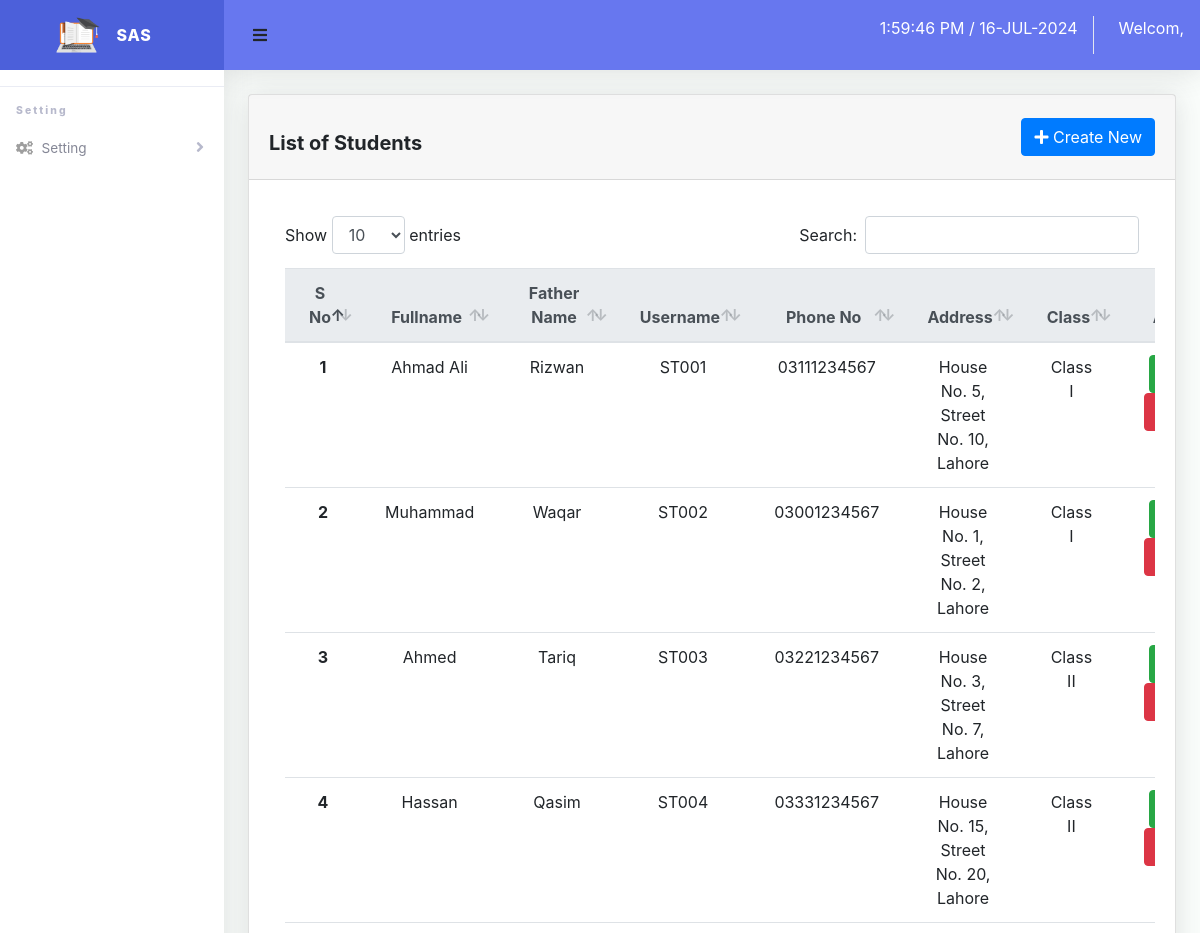
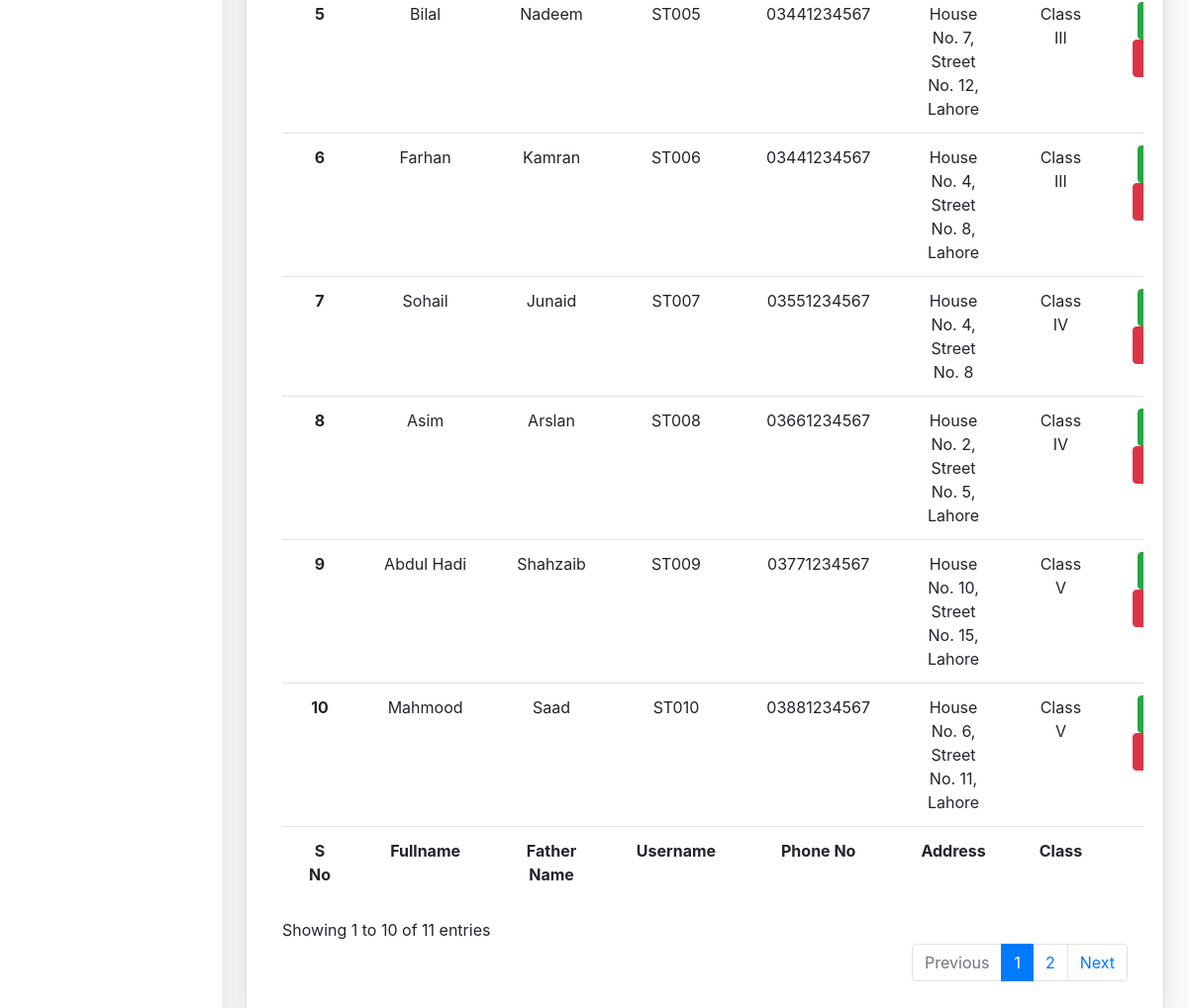
The app's page /admin/user/student.php with its own data (2 pictures, top to bottom).
### tables this page shows
CREATE TABLE `student` (
  `id` int(10) NOT NULL,
  `fullname` varchar(255) NOT NULL,
  `father_name` varchar(255) NOT NULL,
  `username` varchar(255) NOT NULL,
  `password` varchar(255) NOT NULL,
  `address` varchar(255) NOT NULL,
  `phone_no` varchar(255) NOT NULL,
  `class_id` int(10) NOT NULL
);

CREATE TABLE `class` (
  `id` int(10) NOT NULL,
  `name` varchar(255) NOT NULL
);

### include/function.php (called while the page is built, shortened)
<?php
require_once 'config.php';
function query($q)
{
	global $conn;
	$result = mysqli_query($conn, $q);
	if ($result) {
		$data = mysqli_fetch_all($result, MYSQLI_ASSOC);
		return $data;
	} else {
		$msg = array(
			'status' => false,
			'msg' => 'Connection failed: ' . mysqli_error($conn),
		);
	}
	return true;
}

### admin/user/student.php (the view, shortened to what this page needs)
<?php
require_once '../../include/header.php';
require_once '../../include/function.php';
$q = 'SELECT student.*, class.name as class_name FROM student INNER JOIN class ON student.class_id = class.id';
$data = query($q);
?>
<div class="container-fluid">
    <div class="card mb-4">
        <div class="card-header d-flex flex-row align-items-center justify-content-between">
            <h5 class="card-title text-center mt-4 font-weight-bold">List of Students</h5>
            <button href="create-student.php" type="button" class="btn btn-primary modal-load" data-toggle="modal" data-target="#exampleModal">
                <i class="fas fa-plus"></i>
                Create New
            </button>
        </div>
        <div class="card-body">
            <div class="table-responsive p-3">
                <table class="table align-items-center table-flush table-hover text-center" id="dataTableHover">
                    <thead class="thead-light">
                        <tr>
                            <th>S No</th>
                            <th>Fullname</th>
                            <th>Father Name</th>
                            <th>Username</th>
                            <th>Phone No</th>
                            <th>Address</th>
                            <th>Class</th>
                            <th>Action</th>
                        </tr>
                    </thead>
                    <tfoot>
                        <tr>
                            <th>S No</th>
                            <th>Fullname</th>
                            <th>Father Name</th>
                            <th>Username</th>
                            <th>Phone No</th>
                            <th>Address</th>
                            <th>Class</th>
                            <th>Action</th>
                        </tr>
                    </tfoot>
                    <tbody>
                        <?php
                        foreach ($data as $key => $value) {
                            echo  ' <tr class="text-capitalize">
                                        <th>' .  $key + 1 . '</th>
                                        <td>' . $value['fullname'] . '</td>
                                        <td>' . $value['father_name'] . '</td>
                                        <td class="text-uppercase">' . $value['username'] . '</td>
                                        <td>' . $value['phone_no'] . '</td>
                                        <td>' . $value['address'] . '</td>
                                        <td>Class ' . $value['class_name'] . '</td>
                                        <td>
                                            <a class="text-white btn btn-success modal-load" href="edit-student.php?id='
                                . $value['id'] . '"data-toggle="modal" data-target="#exampleModal">Edit</a> |
                                            <a class="text-white btn btn-danger delete" href="student-process.php"
                                            data-id="' . $value['id'] . '">Delete</a>
                                            </td>
                                    </tr>';
                        }
                        ?>
                    </tbody>
                </table>
            </div>
        </div>
    </div>
</div>
<?php
require_once '../../include/footer.php';
?>

### assets/css/style.css (style rules this page uses)
html { font-family: sans-serif; line-height: 1.15; -webkit-text-size-adjust: 100%; -webkit-tap-highlight-color: transparent }
body { margin: 0; font-family: -apple-system, BlinkMacSystemFont, "Segoe UI", Roboto, "Helvetica Neue", Arial, "Noto Sans", sans-serif, "Apple Color Emoji", "Segoe UI Emoji", "Segoe UI Symbol", "Noto Color Emoji"; font-size: 1rem; font-weight: 400; line-height: 1.5; color: #212529; text-align: left; background-color: #fff }
h1, h2, h3, h4, h5, h6 { margin-top: 0; margin-bottom: .5rem }
a { color: #007bff; text-decoration: none; background-color: transparent }
table { border-collapse: collapse }
th { text-align: inherit }
button { border-radius: 0 }
button, input, optgroup, select, textarea { margin: 0; font-family: inherit; font-size: inherit; line-height: inherit }
button, input { overflow: visible }
button, select { text-transform: none }
[type=button], [type=reset], [type=submit], button { -webkit-appearance: button }
[type=button]:not(:disabled), [type=reset]:not(:disabled), [type=submit]:not(:disabled), button:not(:disabled) { cursor: pointer }
.h1, .h2, .h3, .h4, .h5, .h6, h1, h2, h3, h4, h5, h6 { margin-bottom: .5rem; font-weight: 500; line-height: 1.2 }
.h5, h5 { font-size: 1.25rem }
.container, .container-fluid, .container-lg, .container-md, .container-sm, .container-xl { width: 100%; padding-right: 15px; padding-left: 15px; margin-right: auto; margin-left: auto }
.table { width: 100%; margin-bottom: 1rem; color: #212529 }
.table td, .table th { padding: .75rem; vertical-align: top; border-top: 1px solid #dee2e6 }
.table thead th { vertical-align: bottom; border-bottom: 2px solid #dee2e6 }
.table .thead-light th { color: #495057; background-color: #e9ecef; border-color: #dee2e6 }
.table-responsive { display: block; width: 100%; overflow-x: auto; -webkit-overflow-scrolling: touch }
.btn { display: inline-block; font-weight: 400; color: #212529; text-align: center; vertical-align: middle; -webkit-user-select: none; -moz-user-select: none; -ms-user-select: none; user-select: none; background-color: transparent; border: 1px solid transparent; padding: .375rem .75rem; font-size: 1rem; line-height: 1.5; border-radius: .25rem; transition: color .15s ease-in-out, background-color .15s ease-in-out, border-color .15s ease-in-out, box-shadow .15s ease-in-out }
.btn-primary { color: #fff; background-color: #007bff; border-color: #007bff }
.btn-success { color: #fff; background-color: #28a745; border-color: #28a745 }
.btn-danger { color: #fff; background-color: #dc3545; border-color: #dc3545 }
.card { position: relative; display: -ms-flexbox; display: flex; -ms-flex-direction: column; flex-direction: column; min-width: 0; word-wrap: break-word; background-color: #fff; background-clip: border-box; border: 1px solid rgba(0, 0, 0, .125); border-radius: .25rem }
.card-body { -ms-flex: 1 1 auto; flex: 1 1 auto; min-height: 1px; padding: 1.25rem }
.card-title { margin-bottom: .75rem }
.card-header { padding: .75rem 1.25rem; margin-bottom: 0; background-color: rgba(0, 0, 0, .03); border-bottom: 1px solid rgba(0, 0, 0, .125) }
.d-flex { display: -ms-flexbox !important; display: flex !important }
.flex-row { -ms-flex-direction: row !important; flex-direction: row !important }
.justify-content-between { -ms-flex-pack: justify !important; justify-content: space-between !important }
.align-items-center { -ms-flex-align: center !important; align-items: center !important }
.mt-4, .my-4 { margin-top: 1.5rem !important }
.mb-4, .my-4 { margin-bottom: 1.5rem !important }
.p-3 { padding: 1rem !important }
.text-center { text-align: center !important }
.text-uppercase { text-transform: uppercase !important }
.text-capitalize { text-transform: capitalize !important }
.font-weight-bold { font-weight: 700 !important }
.text-white { color: #fff !important }

### records on screen
student: fullname "Ahmad Ali", father_name "Rizwan", username "ST001", phone_no "03111234567", address "House No. 5, Street No. 10, Lahore", class.name "I"
student: fullname "Muhammad", father_name "Waqar", username "ST002", phone_no "03001234567", address "House No. 1, Street No. 2, Lahore", class.name "I"
student: fullname "Ahmed", father_name "Tariq", username "ST003", phone_no "03221234567", address "House No. 3, Street No. 7, Lahore", class.name "II"
student: fullname "Hassan", father_name "Qasim", username "ST004", phone_no "03331234567", address "House No. 15, Street No. 20, Lahore", class.name "II"
student: fullname "Bilal", father_name "Nadeem", username "ST005", phone_no "03441234567", address "House No. 7, Street No. 12, Lahore", class.name "III"
student: fullname "Farhan", father_name "Kamran", username "ST006", phone_no "03441234567", address "House No. 4, Street No. 8, Lahore", class.name "III"
student: fullname "Sohail", father_name "Junaid", username "ST007", phone_no "03551234567", address "House No. 4, Street No. 8", class.name "IV"
student: fullname "Asim", father_name "Arslan", username "ST008", phone_no "03661234567", address "House No. 2, Street No. 5, Lahore", class.name "IV"
student: fullname "Abdul Hadi", father_name "Shahzaib", username "ST009", phone_no "03771234567", address "House No. 10, Street No. 15, Lahore", class.name "V"
student: fullname "Mahmood", father_name "Saad", username "ST010", phone_no "03881234567", address "House No. 6, Street No. 11, Lahore", class.name "V"
